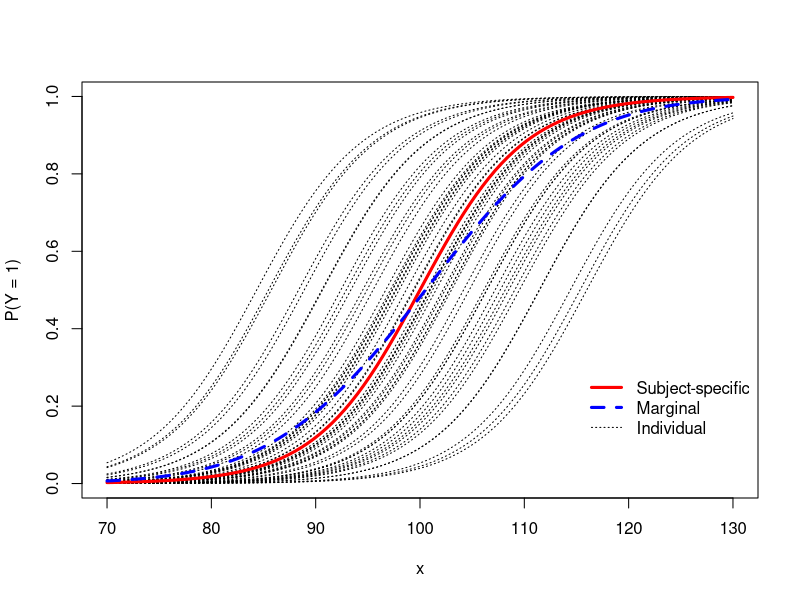
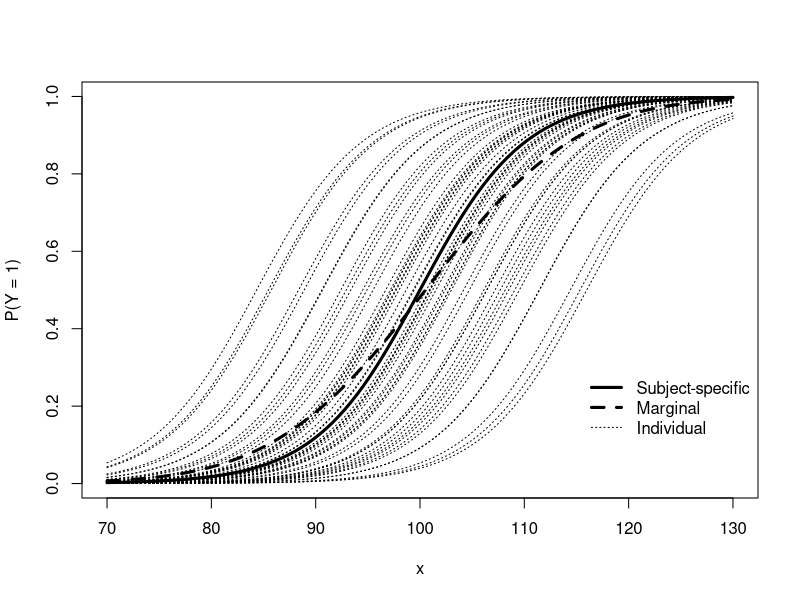

These charts were generated, in order, by the following R code:
########################################################################
# NAME: Tom Loughin                                                    #
# DATE: 08-26-2013                                                     #
# PURPOSE: Simulate random effects for logistic regression and compare # 
#          curve with average random effect to average curve           #
#                                                                      #
# NOTES:                                                               #
########################################################################
set.seed(3789022)

beta1 <- 0.2
beta0 <- -100*beta1
b <- rnorm(n = 50, mean = 0, sd = 1.5)
x <- seq(from = 70, to = 130, by = .5)
probs <- matrix(data = 0, ncol = 50, nrow = length(x))

x11(height = 7, width = 12)
# pdf(file = "c:\\figures\\Figure6.8color.pdf", width = 12, height = 6, colormodel = "cmyk", pointsize = 14)   # Create plot for book
curve(expr = plogis(beta0 + beta1*x), from = 70, to = 130, col = "red", lwd = 2, ylab = "P(Y = 1)")

for(i in c(1:50)){
 curve(expr = plogis((beta0 + b[i]) + beta1*x), from = 70, to = 130, 
    col = "black", lwd = 1, lty = "dotted", add = TRUE)
 probs[,i] <- plogis((beta0 + b[i]) + beta1*x)
 
}
curve(expr = plogis(beta0 + beta1*x), from = 70, to = 130, col = "red", lwd = 3, add = TRUE)

marg <- apply(X = probs, MARGIN = 1, FUN = mean)
lines(x = x, y = marg, lty = "dashed", lwd = 3, col = "blue")
legend(x = 115, y = 0.3, legend = c("Subject-specific", "Marginal", "Individual"), bty = "n",
    lty = c("solid", "dashed", "dotted"), lwd = c(3,3,1), col = c("red", "blue", "black"))
# dev.off()  # Create plot for book


# Black-and-white version of plot
# pdf(file = "c:\\figures\\Figure6.8BW.pdf", width = 12, height = 6, colormodel = "cmyk", pointsize = 14)   # Create plot for book
curve(expr = plogis(beta0 + beta1*x), from = 70, to = 130, col = "red", lwd = 2, ylab = "P(Y = 1)")

for(i in c(1:50)){
 curve(expr = plogis((beta0 + b[i]) + beta1*x), from = 70, to = 130,
    col = "black", lwd = 1, lty = "dotted", add = TRUE)
 probs[,i] <- plogis((beta0 + b[i]) + beta1*x)

}
curve(expr = plogis(beta0 + beta1*x), from = 70, to = 130, col = "black", lwd = 3, add = TRUE)

marg <- apply(X = probs, MARGIN = 1, FUN = mean)
lines(x = x, y = marg, lty = "dashed", lwd = 3, col = "black")
legend(x = 115, y = 0.3, legend = c("Subject-specific", "Marginal", "Individual"), bty = "n",
    lty = c("solid", "dashed", "dotted"), lwd = c(3,3,1), col = c("black", "black", "black"))
# dev.off()  # Create plot for book
